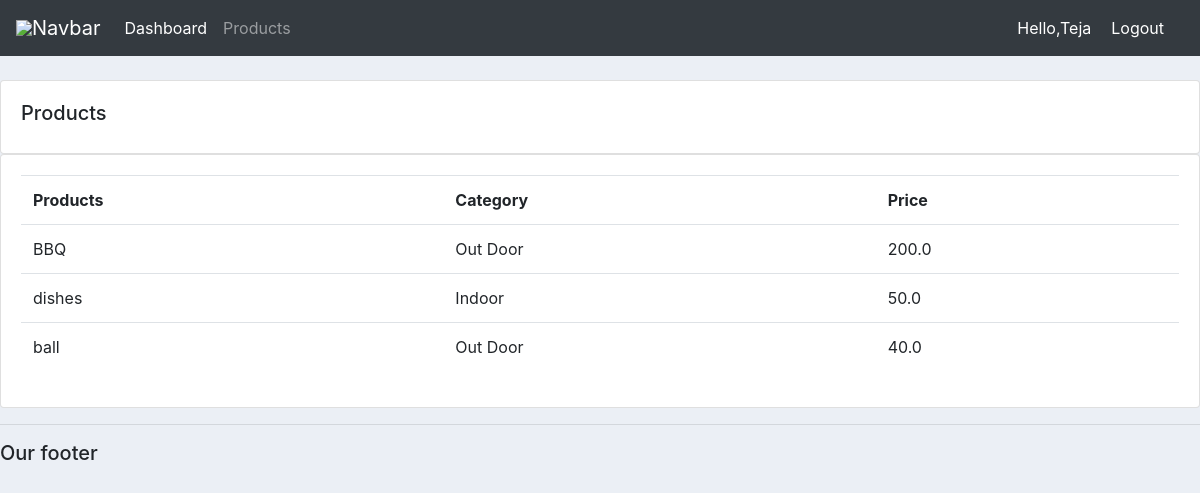
Screenshot of /products/ (signed in) with the database file from the repository.
### accounts/models.py (models this page shows, shortened)
class Product(models.Model):
    Category=(
        ('Indoor', 'Indoor'),
        ('Out Door', 'Out Door')
    )
    name = models.CharField(max_length=200, null=True)
    price = models.FloatField(null=True)
    category = models.CharField(max_length=200, null=True, choices=Category)
    description = models.CharField(max_length=200, null=True, blank=True)
    date_created = models.DateTimeField(auto_now_add=True, null=True)
    tags = models.ManyToManyField(Tag)

### accounts/decorators.py (the view)
		def wrapper_func(request, *args, **kwargs):
			group = None
			if request.user.groups.exists():
				group = request.user.groups.all()[0].name
			if group in allowed_roles:
				return view_func(request, *args, **kwargs)
			else:
				return HttpResponse('You are not authorized to view this page')

### accounts/views.py (called while the page is built)
@login_required(login_url='login')
@allowed_users(allowed_roles=['Admin'])
def products(request):
    products = Product.objects.all()
    return render(request,'accounts/products.html', {'products': products})

### accounts/templates/accounts/products.html
{% extends 'accounts/main.html' %}
{% block content %}
    <br>
    <div class='row'>
        <div class='col-md'>
            <div class='card card-body'>
                <h5>Products</h5>
            </div>
            <div class='card card-body'>
                <table class='table'>
                <tr>
                    <th>Products</th>
                    <th>Category</th>
                    <th>Price</th>
                </tr>
                {% for i in products %}
                    <tr>
                        <td>{{i.name}}</td>
                        <td>{{i.category}}</td>
                        <td>{{i.price}}</td>
                    </tr>
                {% endfor %}
            </table>
            </div>
        </div>
    </div>
{% endblock %}

### accounts/templates/accounts/navbar.html (shortened to what this page needs)
{% load static %}
<nav class="navbar navbar-expand-lg navbar-dark bg-dark">
  <img src="{% static 'images/logo.png' %}">
    <a class="navbar-brand" href="#">Navbar</a>
    <div class="collapse navbar-collapse" id="navbarNav">
      <ul class="navbar-nav">
        {% if request.user.is_staff %}
        <li class="nav-item active">
          <a class="nav-link" href="{% url 'home' %}">Dashboard</span></a>
        </li>
        <li class="nav-item">
          <a class="nav-link" href="#">Products</a>
        </li>
       {% endif %}
      </ul>
    </div>
    <span  class='hello-msg'>Hello,{{request.user}} </span>
    <span><a class='hello-msg' href="{% url 'logout' %}">Logout</a></span>
  </nav>

### static/css/main.css (style rules this page uses)
body { background-color: #ebeff5; }

### accounts/templates/accounts/navbar.html (style rules this page uses)
.hello-msg { font-size: 16px; color: #fff; margin-right: 20px; }

### rows the page displays
Product: name "BBQ", category "Out Door", price "200.0"
Product: name "dishes", category "Indoor", price "50.0"
Product: name "ball", category "Out Door", price "40.0"

### other values shown
{{ request.user }} "Teja"
